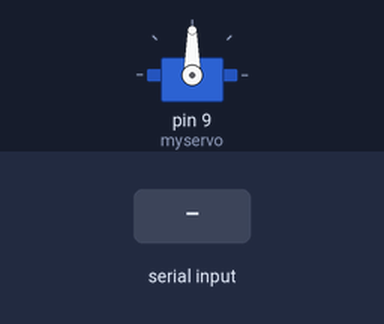
Bench run of a sketch on a simulated Arduino Uno, built with avr-gcc and run on an emulated ATmega328P. Shown: servo. The inputs (shaded band) are chosen by the test bench.

Above: at 1.2 s.
1.3 s: byte 1 (1) received over Serial
At 2.5 s:
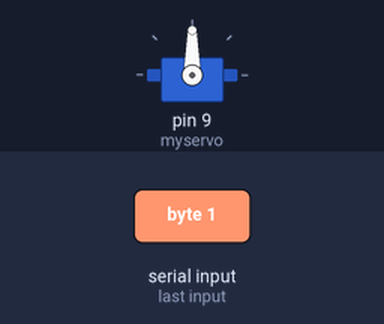
2.8 s: byte 3 (3) received over Serial
At 3.4 s:
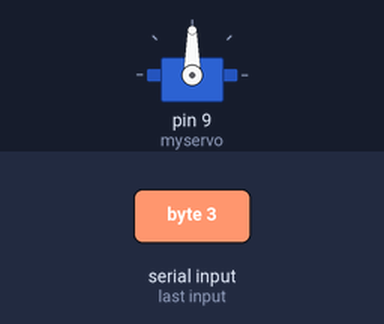
Timing chart, 0 to 5.8 s (numbered marks = the images above; inputs shaded):
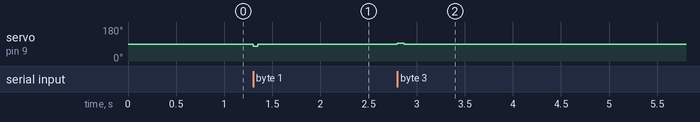

Measured:
- after the input at 1.3 s, servo on pin 9 (myservo): 90° → 79° at once, → 90° 0.05 s later
- after the input at 2.8 s, servo on pin 9 (myservo): 90° → 94° at once, → 90° 0.07 s later

The sketch:

bracelet_3.ino
```cpp
#include <Servo.h>

Servo myservo;  // create servo object to control a servo
int incomingByte = 0;
int counter = 0;

void setup() {
  myservo.attach(9);
  Serial.begin(9600);
}

void loop() {

    incomingByte = Serial.read();

    if(incomingByte == 1){  // 1 = value that is comming from processing
      myservo.write(79);
      counter++;
      delay(50);
      myservo.write(90);
    }

    else if(incomingByte == 3){
      for(int i = 0; i<counter; i++){
        myservo.write(94);
        delay(70);
        myservo.write(90);
      }
      counter = 0;
    }

    else if(incomingByte == 4){
      myservo.write(94);
      delay(80);
      myservo.write(90);
    }

    else if(incomingByte == 5){
      myservo.write(79);
      delay(70);
      myservo.write(90);
    }

//    else if(incomingByte == 2){  // 2 = value that is comming from processing
      myservo.write(90);
//    }
}
```
